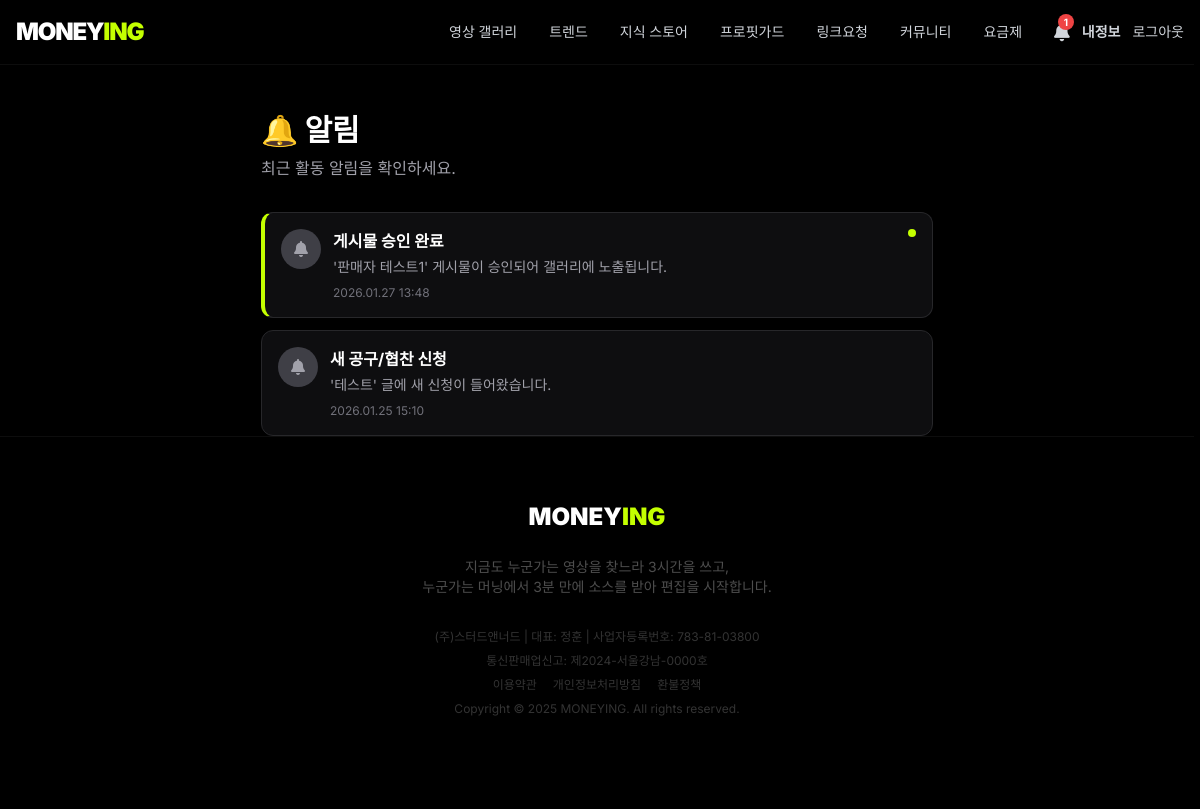
/notifications (signed in), run on the app's committed database.
### app.py (models this page shows)
class Notification(db.Model):
    id = db.Column(db.Integer, primary_key=True)
    user_id = db.Column(db.Integer, db.ForeignKey('user.id'), nullable=False)
    type = db.Column(db.String(50), nullable=True)  # deal_approved, deal_rejected, reward, comment 등
    title = db.Column(db.String(200), nullable=False)
    message = db.Column(db.Text, nullable=True)
    link = db.Column(db.String(500), nullable=True)
    is_read = db.Column(db.Boolean, default=False)
    created_at = db.Column(db.DateTime, default=datetime.utcnow)
    user = db.relationship('User', backref='notifications')

### app.py (the view)
@app.route("/notifications")
def notifications():
    if not session.get("user_id"):
        return redirect(url_for("login"))
    notis = Notification.query.filter_by(user_id=session["user_id"]).order_by(Notification.created_at.desc()).limit(50).all()
    Notification.query.filter_by(user_id=session["user_id"], is_read=False).update({"is_read": True})
    db.session.commit()
    return render_template("notifications.html", notifications=notis)

### app.py (called while the page is built)
@app.context_processor
def inject_globals():
    return dict(
        get_nickname=get_nickname
    )

### templates/notifications.html (shortened to what this page needs)
{% extends "base.html" %}
{% block content %}
<div class="max-w-2xl mx-auto">
  <h1 class="text-3xl font-black mb-2">🔔 알림</h1>
  <p class="text-zinc-400 mb-8">최근 활동 알림을 확인하세요.</p>
  {% if notifications %}
  <div class="space-y-3">
    {% for noti in notifications %}
    <a href="{{ noti.link or '#' }}"
       class="block bg-zinc-900/60 border border-zinc-800 rounded-xl p-4 hover:border-zinc-600 transition {% if not noti.is_read %}border-l-4 border-l-[#c4ff00]{% endif %}">
      <div class="flex items-start gap-3">
        <div class="w-10 h-10 rounded-full flex items-center justify-center shrink-0
          {% if noti.type == 'deal_approved' %}bg-green-500/20 text-green-400
          {% elif noti.type == 'deal_rejected' %}bg-red-500/20 text-red-400
          {% elif noti.type == 'reward' %}bg-yellow-500/20 text-yellow-400
          {% elif noti.type == 'comment' %}bg-blue-500/20 text-blue-400
          {% else %}bg-zinc-700 text-zinc-400{% endif %}">
          {% if noti.type == 'deal_approved' %}
            <i class="fas fa-check"></i>
          {% elif noti.type == 'deal_rejected' %}
            <i class="fas fa-times"></i>
          {% elif noti.type == 'reward' %}
            <i class="fas fa-gift"></i>
          {% elif noti.type == 'comment' %}
            <i class="fas fa-comment"></i>
          {% else %}
            <i class="fas fa-bell"></i>
          {% endif %}
        </div>
        <div class="flex-1 min-w-0">
          <p class="font-bold text-white">{{ noti.title }}</p>
          <p class="text-sm text-zinc-400 mt-1">{{ noti.message }}</p>
          <p class="text-xs text-zinc-500 mt-2">
            {{ noti.created_at.strftime('%Y.%m.%d %H:%M') if noti.created_at else '' }}
          </p>
        </div>
        {% if not noti.is_read %}
        <span class="w-2 h-2 bg-[#c4ff00] rounded-full shrink-0"></span>
        {% endif %}
      </div>
    </a>
    {% endfor %}
  </div>
  {% endif %}
</div>
{% endblock %}

### templates/base.html (style rules this page uses)
:root { --lime: #c4ff00; }
body { font-family: 'Inter', 'Noto Sans KR', sans-serif; background-color: #000; color: #fff; -webkit-font-smoothing: antialiased; }
html { scrollbar-gutter: stable; }
body { overflow-y: scroll; }

### data on the page
Notification: title "게시물 승인 완료", message "'판매자 테스트1' 게시물이 승인되어 갤러리에 노출됩니다.", created_at "2026.01.27 13:48", is_read False (drawn)
Notification: title "새 공구/협찬 신청", message "'테스트' 글에 새 신청이 들어왔습니다.", created_at "2026.01.25 15:10"
